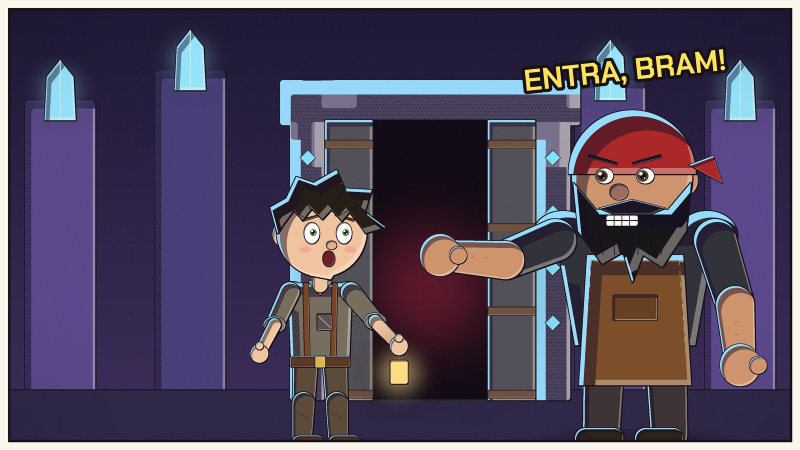
#> input picture assets/story/bram_1.png, 1600 x 900 px (shown at 1/2 size)
$ python -i comic2.py   (imports and definitions only)
#> lines starting #> are read from the running program, lines starting #| are printed output that depends on the picture
"""HQ de abertura, versão 2: desenho com sombreamento em tons (cel shading), luz de contorno,
traço com peso (mais grosso no lado da sombra), retícula, textura de papel e cenários em camadas.
Gera assets/story/panel_1..6.png (1600x900).  Uso: python3 tools/comic2.py [pasta]"""
import math, os, random, sys
from PIL import Image, ImageDraw, ImageFilter, ImageChops, ImageFont

W, H = 1600, 900
K = 2
SW, SH = W * K, H * K
INK = (24, 17, 26)
FONT = os.path.join(os.path.dirname(os.path.abspath(__file__)), "..", "assets", "fonts", "ChakraPetch-Bold.ttf")

def s(v): return int(round(v * K))

def mix(a, b, t): return tuple(int(a[i] + (b[i] - a[i]) * t) for i in range(3))
# [4 lines left out: function shade, not called in this run]
def light(c, k=0.3): return mix(c[:3], (255, 250, 235), k)

# ------------------------------------------------------------------ tela e formas sombreadas
class Canvas:
    # [82 lines left out: functions __init__, _bbox, _draw, shape, flat, not called in this run]

    def line(self, pts, w=2.4, col=INK):
        d = ImageDraw.Draw(self.img)
        d.line([(s(x), s(y)) for x, y in pts], fill=col, width=max(1, s(w)), joint="curve")

    # [6 lines left out: function glow, not called in this run]

    def layer(self, name):
        """A partir daqui, desenha na camada 'bg', 'fg' ou 'fx'."""
        self.img = self.layers[name]

    # [19 lines left out: functions text, limb, not called in this run]

def blob(cx, cy, rx, ry, n=14, jitter=0.0, seed=1, start=0.0):
    r = random.Random(seed)
    return [(cx + math.cos(start + i * math.tau / n) * rx * (1 + r.uniform(-jitter, jitter)), cy + math.sin(start + i * math.tau / n) * ry * (1 + r.uniform(-jitter, jitter))) for i in range(n)]

# ------------------------------------------------------------------ fundos
# [10 lines left out: function gradient, not called in this run]

def paper(img, strength=10):
    """Grão de papel e leve vinheta: tira o aspecto 'digital liso'."""
    noise = Image.effect_noise((SW // 2, SH // 2), 40).resize((SW, SH), Image.BILINEAR).convert("L")
    grain = Image.merge("RGBA", (noise, noise, noise, Image.new("L", (SW, SH), strength)))
    img.alpha_composite(grain)
    vig = Image.new("L", (SW, SH), 0)
    ImageDraw.Draw(vig).ellipse([-SW * 0.15, -SH * 0.2, SW * 1.15, SH * 1.2], fill=255)
    vig = vig.filter(ImageFilter.GaussianBlur(SW * 0.08))
    dark = Image.new("RGBA", (SW, SH), (20, 10, 30, 0))
    dark.putalpha(ImageChops.invert(vig).point(lambda v: int(v * 0.55)))
    img.alpha_composite(dark)

# [96 lines left out: functions finish, mountains, timber_house, bunting, crystal, star and 2 more, not called in this run]

def coin(cv, x, y, r=13):
    cv.shape([('ell', x, y, r, r)], (250, 200, 60), line=2, shadow=0.35, hi=0.3)
    cv.shape([('poly', [(x, y - r * 0.55), (x + r * 0.42, y), (x, y + r * 0.55), (x - r * 0.42, y)])], (120, 230, 255), line=1.4, shadow=0.2, rim=False)

# [9 lines left out: function scroll, not called in this run]

# ------------------------------------------------------------------ personagens
SKIN = (240, 196, 158)
SKIN_D = (206, 148, 110)

# [878 lines left out: functions eye, brow, mouth, hand, hero, smith and 23 more, not called in this run]

# [9 lines not run here, left out]

>>> import cv2
>>> picture = cv2.imread('../assets/story/bram_1.png', cv2.IMREAD_GRAYSCALE)
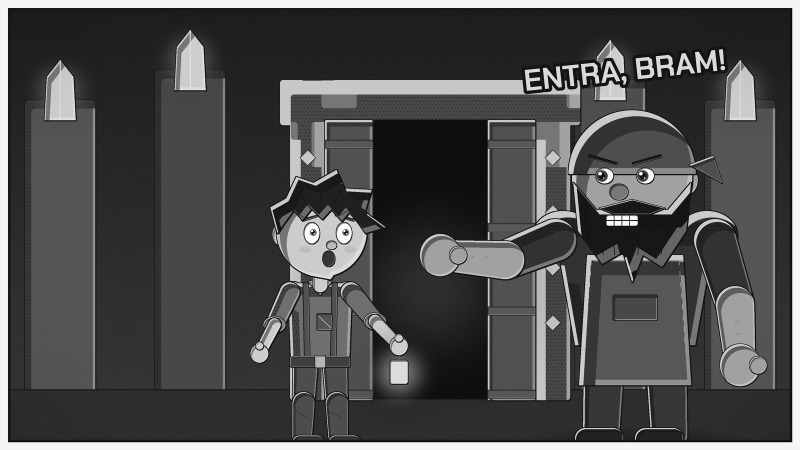
#> picture: shape (900, 1600) (shown at 1/2 size); min 0, max 255, mean 76.1
>>> result = paper(picture)
#> in paper, `noise = Image.effect_noise((SW // 2, SH // 2), 40).resize((SW, SH), Im..`:
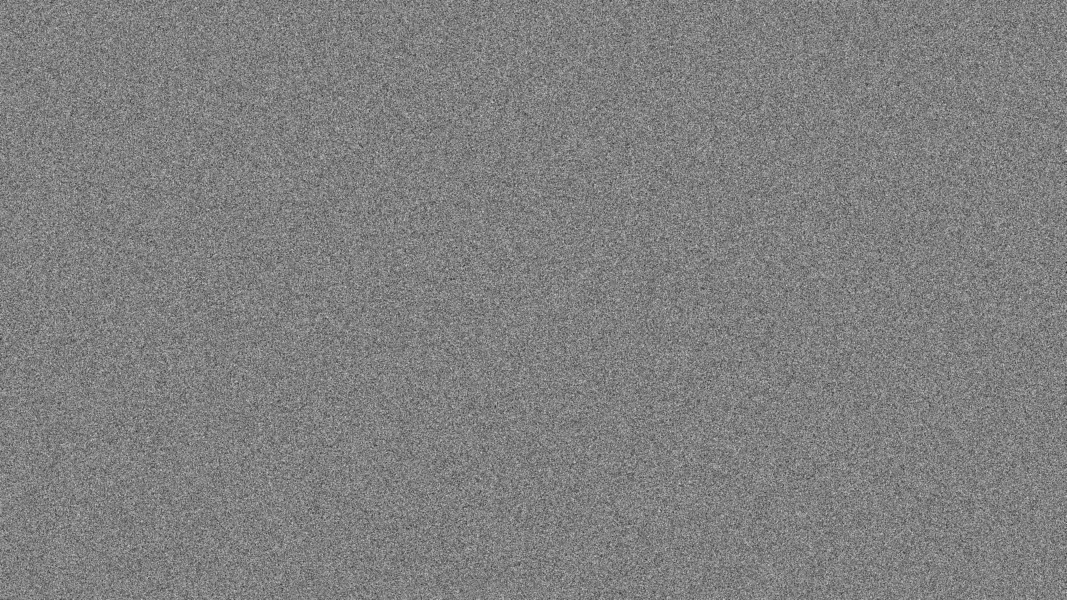
#> noise: PIL image 3200x1800 L (shown at 1/3 size); min 13, max 243, mean 127.8
#> (the run stopped early here; a loop or call above may not have finished)

$ run again, on assets/story/bram_2.png
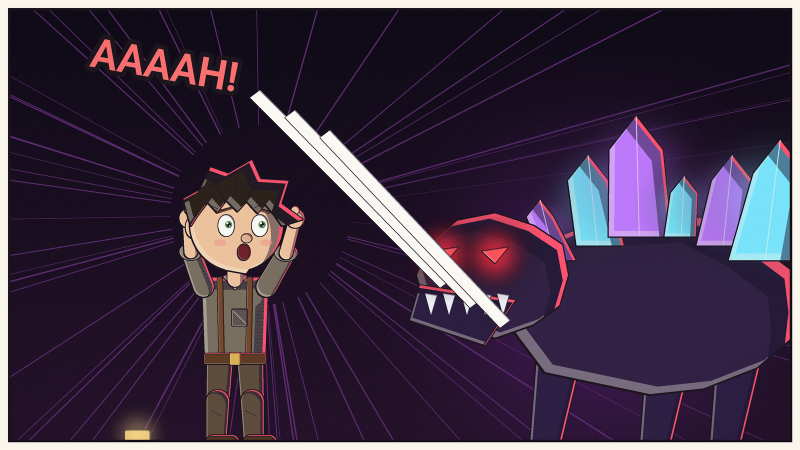
#> input picture assets/story/bram_2.png, 1600 x 900 px (shown at 1/2 size)
#> `picture = cv2.imread('../assets/story/bram_1.png', cv2.IMREAD_GRAYSCALE)`:
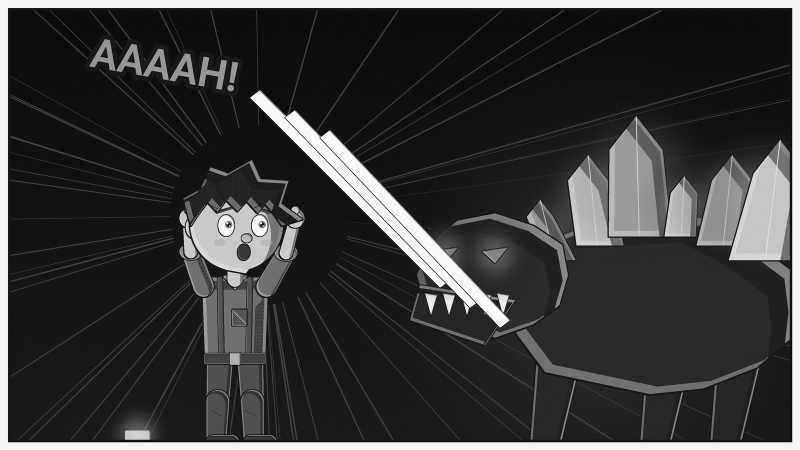
#> picture: shape (900, 1600) (shown at 1/2 size); min 0, max 255, mean 55.9

$ run again, on assets/story/bram_3.png
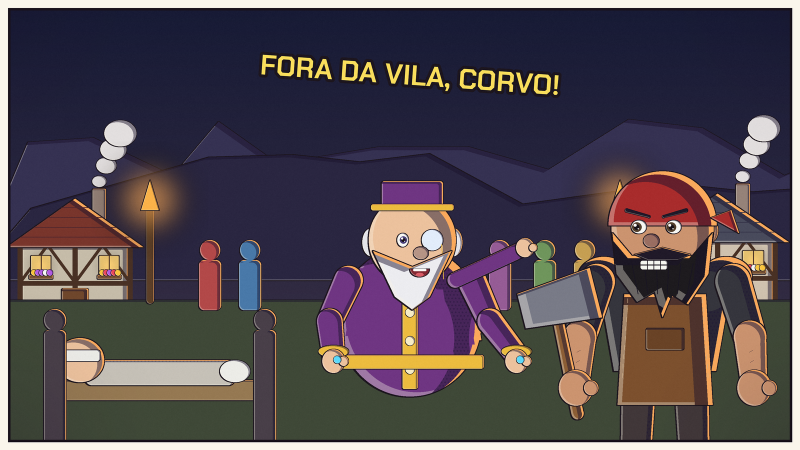
#> input picture assets/story/bram_3.png, 1600 x 900 px (shown at 1/2 size)
#> `picture = cv2.imread('../assets/story/bram_1.png', cv2.IMREAD_GRAYSCALE)`:
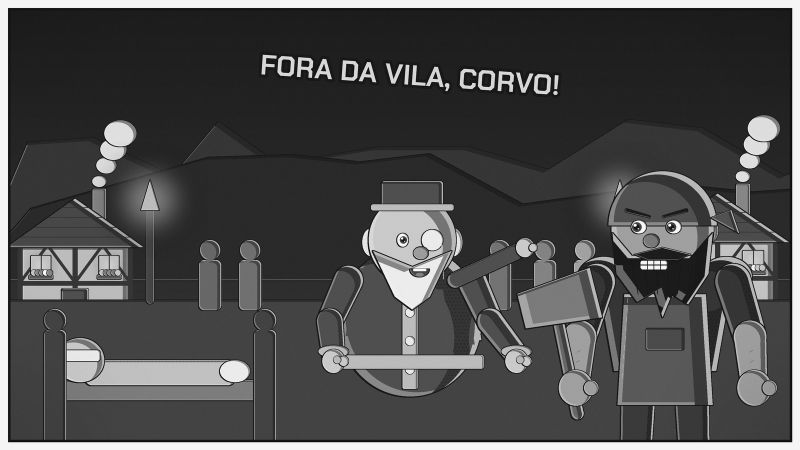
#> picture: shape (900, 1600) (shown at 1/2 size); min 0, max 255, mean 75.4

$ run again, on assets/story/bram_4.png
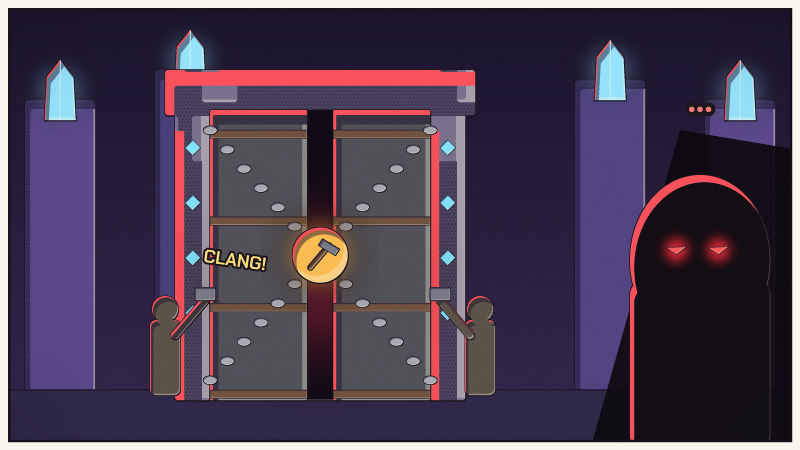
#> input picture assets/story/bram_4.png, 1600 x 900 px (shown at 1/2 size)
#> `picture = cv2.imread('../assets/story/bram_1.png', cv2.IMREAD_GRAYSCALE)`:
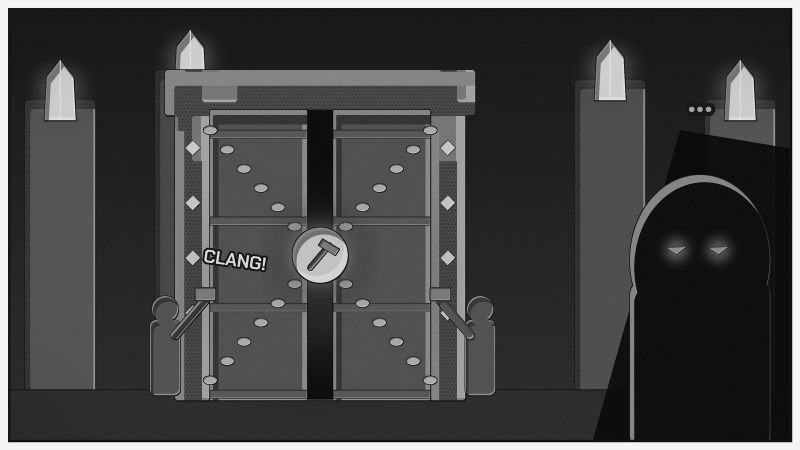
#> picture: shape (900, 1600) (shown at 1/2 size); min 0, max 254, mean 66.6
